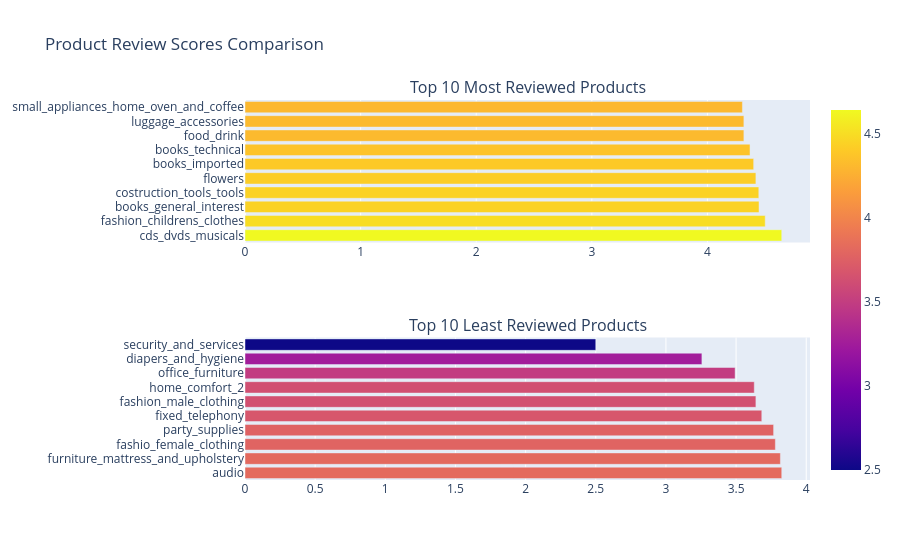

Write notebook code for a chart like this one.
### Code cell
from plotly.subplots import make_subplots

fig = make_subplots(
    rows=2, cols=1,
    subplot_titles=('Top 10 Most Reviewed Products', 'Top 10 Least Reviewed Products')
)

fig_1 = px.bar(
    most_reviewed_product,
    x='review_score',
    y='product_name',
    color='review_score',
    orientation='h',
    labels={'product_name': 'Product Name', 'review_score': 'Avg Review'}
)

fig_2 = px.bar(
    least_reviewed_product,
    x='review_score',
    y='product_name',
    color='review_score',
    orientation='h',
    labels={'product_name': 'Product Name', 'review_score': 'Avg Review'}
)

for trace in fig_1.data:
    fig.add_trace(trace, row=1, col=1)

for trace in fig_2.data:
    fig.add_trace(trace, row=2, col=1)

fig.update_layout(
    title_text='Product Review Scores Comparison',
    showlegend=False
)

fig.show()

### Figure 1 — Plotly figure (JSON) as saved in the notebook; plotly's stock layout.template omitted (floating-point values rounded to 4 significant figures)
{"data": [{"hovertemplate": "Avg Review=%{marker.color}<br>Product Name=%{y}<extra></extra>", "legendgroup": "", "marker": {"color": [4.643, 4.5, 4.446, 4.444, 4.419, 4.4, 4.368, 4.315, 4.315, 4.303], "coloraxis": "coloraxis", "pattern": {"shape": ""}}, "name": "", "orientation": "h", "showlegend": false, "textposition": "auto", "type": "bar", "x": [4.643, 4.5, 4.446, 4.444, 4.419, 4.4, 4.368, 4.315, 4.315, 4.303], "xaxis": "x", "y": ["cds_dvds_musicals", "fashion_childrens_clothes", "books_general_interest", "costruction_tools_tools", "flowers", "books_imported", "books_technical", "food_drink", "luggage_accessories", "small_appliances_home_oven_and_coffee"], "yaxis": "y"}, {"hovertemplate": "Avg Review=%{marker.color}<br>Product Name=%{y}<extra></extra>", "legendgroup": "", "marker": {"color": [3.825, 3.816, 3.78, 3.767, 3.683, 3.641, 3.63, 3.493, 3.256, 2.5], "coloraxis": "coloraxis", "pattern": {"shape": ""}}, "name": "", "orientation": "h", "showlegend": false, "textposition": "auto", "type": "bar", "x": [3.825, 3.816, 3.78, 3.767, 3.683, 3.641, 3.63, 3.493, 3.256, 2.5], "xaxis": "x2", "y": ["audio", "furniture_mattress_and_upholstery", "fashio_female_clothing", "party_supplies", "fixed_telephony", "fashion_male_clothing", "home_comfort_2", "office_furniture", "diapers_and_hygiene", "security_and_services"], "yaxis": "y2"}], "layout": {"annotations": [{"font": {"size": 16}, "showarrow": false, "text": "Top 10 Most Reviewed Products", "x": 0.5, "xanchor": "center", "xref": "paper", "y": 1, "yanchor": "bottom", "yref": "paper"}, {"font": {"size": 16}, "showarrow": false, "text": "Top 10 Least Reviewed Products", "x": 0.5, "xanchor": "center", "xref": "paper", "y": 0.375, "yanchor": "bottom", "yref": "paper"}], "showlegend": false, "title": {"text": "Product Review Scores Comparison"}, "xaxis": {"anchor": "y", "domain": [0, 1]}, "xaxis2": {"anchor": "y2", "domain": [0, 1]}, "yaxis": {"anchor": "x", "domain": [0.625, 1]}, "yaxis2": {"anchor": "x2", "domain": [0, 0.375]}}}
